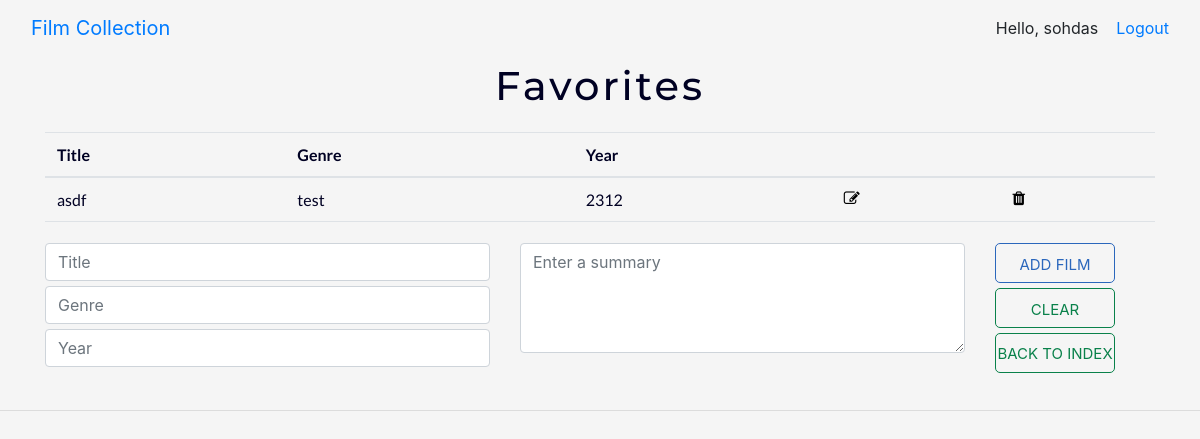
The page /7/ (signed in) on the database its author committed.
### collection/models.py (models this page shows, shortened)
class Shelf(models.Model):
    user = models.ForeignKey(settings.AUTH_USER_MODEL, on_delete = models.CASCADE, default = 1)
    shelf_name = models.CharField(max_length = 100)
    shelf_size = models.PositiveIntegerField(default = 0)

class Movie(models.Model):
    shelf = models.ForeignKey(Shelf, on_delete = models.CASCADE)
    movie_name = models.CharField(max_length = 100)
    movie_genre = models.CharField(max_length = 100)
    release_year = models.PositiveIntegerField(max_length = 4, default = 2018)
    movie_summary = models.TextField()

### collection/views.py (the view)
# urls.py: path('<int:pk>/', views.DetailView.as_view(), name='detail'),
class DetailView(generic.DetailView):
    model = Shelf
    template_name='collection/detail.html'

### collection/templates/collection/detail.html (shortened to what this page needs)
{% extends 'base.html' %}
{% block body %}
<div class="container color-navy">
    <div class="title">
        <p> {{ shelf.shelf_name }} </p>
    </div>
    <table class="table body-font color-navy">
        <thead>
            <th>Title</th>
            <th>Genre</th>
            <th>Year</th>
            <th></th>
            <th></th>
        </thead>
        <tbody>
            {% for movie in shelf.movie_set.all %}
            <tr>
                <td for="movie{{ forloop.counter }}">{{ movie.movie_name }}</td>
                <td for="movie{{ forloop.counter }}">{{ movie.movie_genre }}</td>
                <td for="movie{{ forloop.counter }}">{{ movie.release_year }}</td>
                <td title="Edit"><a href="{% url 'collection:update' shelf.id movie.id %}"class ="button-edit"><span class="fa fa-edit"></span></a></td>
                <td title="Delete"><a href="{% url 'collection:delete_film' shelf.id movie.id%}"class ="button-trash"><span class="fa fa-trash"></span></a></td>
            </tr>
            {% endfor %}
        </tbody>
    </table>
    <form class="row" action="{% url 'collection:add_film' shelf.id %}" method="post">
        <div class="col-sm-5 form-group">
            <input required class="form-control form-spacing" type="text" name="title" placeholder="Title">
            <input required class="form-control form-spacing" type="text" name="genre" placeholder="Genre">
            <input required data-placeholder="" data-mask="9999" class="form-control form-spacing" type="text" min="0000" max="2050" name="year"
                placeholder="Year">
        </div>
        <div class="col-sm-5 form-group">
            <textarea rows="4" class="form-control form-spacing" type="text" name="summary" placeholder="Enter a summary"></textarea>
        </div>
        <div class="col-sm-2 form-group">
            <button class="button-yin form-spacing" type="submit"> ADD FILM </button>
            <button class="button-yang form-spacing" type="reset"> CLEAR </button>
            <a class="button-yang form-spacing" href="{% url 'collection:index' %}">BACK TO INDEX</a>
        </div>
    </form>
</div>
{% endblock %}

### collection/templates/base.html (shortened to what this page needs)
{% load static %}
<html>
<head>
    <link href="https://stackpath.bootstrapcdn.com/font-awesome/4.7.0/css/font-awesome.min.css" rel="stylesheet">
    <link rel="stylesheet" type="text/css" href="{% static 'collection/style.css' %}">
    <link rel="stylesheet" href="https://stackpath.bootstrapcdn.com/bootstrap/4.1.3/css/bootstrap.min.css"
>
</head>
<body>
    {% if user.is_authenticated %}
        <nav class="navbar navbar-default navbar-expand-lg">
            <div class="container-fluid">
                <div class="navbar-header">
                    <a class="navbar-brand" href="/">Film Collection</a>
                </div>
                <ul class="nav navbar-nav navbar-right">
                    <li> Hello, {{user.get_username}} &nbsp; &nbsp;</li>
                    <li class="active"><a href="{% url 'logout'%}?next={{request.path}}">Logout</a></li>
                </ul>
            </div>
        </nav>
    {% endif %}
    {% block body %}
    {% endblock %}
    <hr>
</body>
</html>

### collection/static/collection/style.css (style rules this page uses)
.color-navy { color: #000123; }
.body-font { font-family: 'Lato'; }
html { overflow-y: scroll !important; }
html body { background-color: whitesmoke; }
a { text-decoration: none !important; }
.title { font-family: 'Montserrat'; font-size: 40px; letter-spacing: 3px; font-weight: 450; margin: auto; width: 100%; text-align: center; }
.table tr:not(.summary) td { border: none !important; }
.table tbody tr { background-color: whitesmoke; color: #000123; transition: ease-in-out .3s; }
.button-trash { z-index: 100; border: none; background-color: transparent; color:black; cursor:pointer; }
.button-edit { z-index: 100; border: none; background-color: transparent; color:black; cursor:pointer; transition: ease-in-out .3s; }
.button-yin { font-style: normal; display: block; font-size: 15px; background-color: whitesmoke; color: #2b67bc; height: 40px; width: 120px; border-radius: 5px; border: 1px solid #2b67bc; text-align: center; line-height: 40px; transition: ease-in-out .3s; }
.button-yang { font-style: normal; display: block; font-size: 15px; background-color: whitesmoke; color: #09814a; height: 40px; width: 120px; border-radius: 5px; border: 1px solid #09814a; text-align: center; line-height: 40px; transition: ease-in-out .3s; }
.form-spacing { margin-top: 5px; margin-bottom: 5px; }

### rows shown on the page
Shelf: shelf_name "Favorites"
Movie: movie_name "asdf", movie_genre "test", release_year "2312"

### other values the page prints
{{ user.get_username }} "sohdas"
